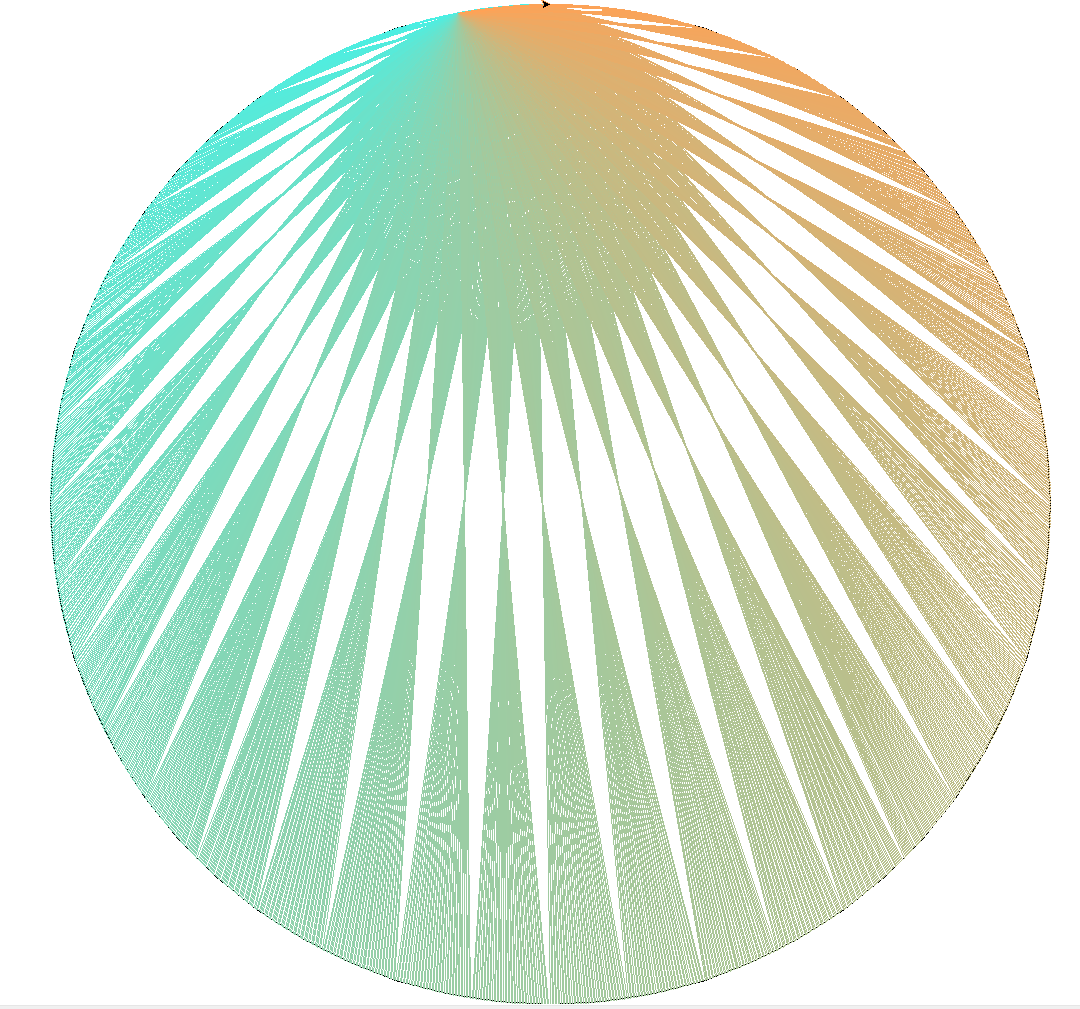

The script that drew this image:
import turtle, math


def modulo_function(x):
    global MODULUS
    try:
        return x % 50 + 10 % MODULUS
    except TypeError:
        return 'pass'


def modulo_division(x, y):
    global MODULUS
    for z in range(MODULUS):
        if z * y % MODULUS == x % MODULUS:
            return z


def calculate_colors(initial_color, second_color, number_of_colors):
    (ir, ig, ib) = initial_color
    (sr, sg, sb) = second_color
    colors = []
    differenceR = (sr - ir) / (number_of_colors - 1)
    differenceG = (sg - ig) / (number_of_colors - 1)
    differenceB = (sb - ib) / (number_of_colors - 1)
    for i in range(number_of_colors):
        colors.append(
            (max(0, int(differenceR * i + ir)), max(0, int(differenceG * i + ig)), max(0, int(differenceB * i + ib))))
    return colors


MODULUS = 2000
COORDINATES = []
for i in range(MODULUS):
    angle = math.radians((360 / MODULUS * i) + 90)
    COORDINATES.append([math.cos(angle) * 500, math.sin(angle) * 500])
screen = turtle.Screen()
drawingTurtle = turtle.Turtle()
drawingTurtle.speed(0)
drawingTurtle.right(90)
drawingTurtle.penup()
drawingTurtle.forward(500)
drawingTurtle.pendown()
drawingTurtle.left(90)
drawingTurtle.circle(500)
screen.colormode(255)
colors = calculate_colors((66, 244, 235), (255, 162, 86), MODULUS)

tTableFile = open('tTableFile.txt', 'w')
for i in range(MODULUS):
    if modulo_function(i) == 'pass':
        pass
    else:
        drawingTurtle.pencolor(colors[i])
        drawingTurtle.penup()
        drawingTurtle.goto(COORDINATES[i])
        drawingTurtle.pendown()
        drawingTurtle.goto(COORDINATES[modulo_function(i)])
        tTableFile.write(str(i)+ ' '+ str(modulo_function(i))+ '\n')

tTableFile.close()
drawingTurtle.goto(COORDINATES[0])
screen.mainloop()
